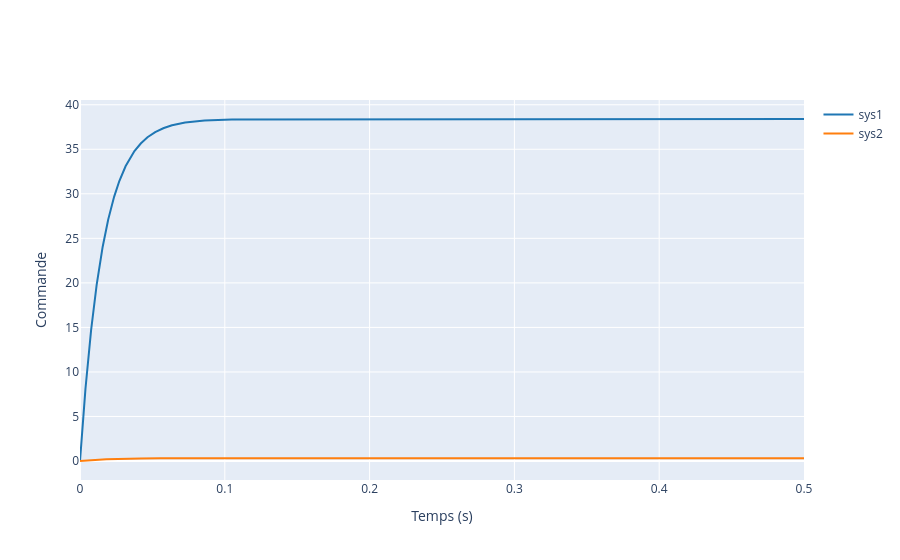

Notebook source saved alongside this figure:
### Code cell
Mt_s_H = Mt_s_rpm/(1+Mt_s_rpm)
step([Mt_s_H*158.33,Mt_s_rpm],t=tm, x_title = "Temps (s)", y_title ="Commande")

### Figure 1 — Plotly figure (JSON) as saved in the notebook; plotly's stock layout.template omitted (floating-point values rounded to 4 significant figures; data arrays with more than 128 entries replaced by an {"elided": "..."} marker saying what was removed)
{"data": [{"line": {"color": "#1f77b4", "shape": "linear"}, "mode": "lines", "name": "sys1", "type": "scatter", "x": {"elided": "10000 float values"}, "y": {"elided": "10000 float values"}}, {"line": {"color": "#ff7f0e", "shape": "linear"}, "mode": "lines", "name": "sys2", "type": "scatter", "x": {"elided": "10000 float values"}, "y": {"elided": "10000 float values"}}], "layout": {"xaxis": {"title": {"text": "Temps (s)"}, "type": "linear"}, "yaxis": {"title": {"text": "Commande"}, "type": "linear"}}}
